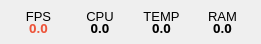
   <widget class="QWidget" name="layoutWidget">
    <property name="geometry">
     <rect>
      <x>400</x>
      <y>680</y>
      <width>261</width>
      <height>44</height>
     </rect>
    </property>
    <layout class="QGridLayout" name="gridLayout_8">
     <property name="sizeConstraint">
      <enum>QLayout::SetNoConstraint</enum>
     </property>
     <property name="horizontalSpacing">
      <number>6</number>
     </property>
     <property name="verticalSpacing">
      <number>0</number>
     </property>
     <item row="0" column="1">
      <widget class="QLabel" name="label_16">
       <property name="font">
        <font>
         <pointsize>10</pointsize>
        </font>
       </property>
       <property name="text">
        <string>CPU</string>
       </property>
       <property name="alignment">
        <set>Qt::AlignCenter</set>
       </property>
      </widget>
     </item>
     <item row="0" column="2">
      <widget class="QLabel" name="label_17">
       <property name="font">
        <font>
         <pointsize>10</pointsize>
        </font>
       </property>
       <property name="text">
        <string>TEMP</string>
       </property>
       <property name="alignment">
        <set>Qt::AlignCenter</set>
       </property>
      </widget>
     </item>
     <item row="1" column="2">
      <widget class="QLabel" name="Qlabel_temp">
       <property name="font">
        <font>
         <family>Droid Sans Fallback</family>
         <pointsize>10</pointsize>
         <weight>75</weight>
         <bold>true</bold>
        </font>
       </property>
       <property name="text">
        <string>0.0</string>
       </property>
       <property name="alignment">
        <set>Qt::AlignCenter</set>
       </property>
      </widget>
     </item>
     <item row="1" column="1">
      <widget class="QLabel" name="Qlabel_cpu">
       <property name="font">
        <font>
         <family>Droid Sans Fallback</family>
         <pointsize>10</pointsize>
         <weight>75</weight>
         <bold>true</bold>
        </font>
       </property>
       <property name="text">
        <string>0.0</string>
       </property>
       <property name="alignment">
        <set>Qt::AlignCenter</set>
       </property>
      </widget>
     </item>
     <item row="0" column="0">
      <widget class="QLabel" name="label_19">
       <property name="font">
        <font>
         <pointsize>10</pointsize>
        </font>
       </property>
       <property name="text">
        <string>FPS</string>
       </property>
       <property name="alignment">
        <set>Qt::AlignCenter</set>
       </property>
      </widget>
     </item>
     <item row="1" column="3">
      <widget class="QLabel" name="Qlabel_ram">
       <property name="font">
        <font>
         <family>Droid Sans Fallback</family>
         <pointsize>10</pointsize>
         <weight>75</weight>
         <bold>true</bold>
        </font>
       </property>
       <property name="text">
        <string>0.0</string>
       </property>
       <property name="alignment">
        <set>Qt::AlignCenter</set>
       </property>
      </widget>
     </item>
     <item row="1" column="0">
      <widget class="QLabel" name="Qlabel_fps">
       <property name="font">
        <font>
         <family>Droid Sans Fallback</family>
         <pointsize>10</pointsize>
         <weight>75</weight>
         <bold>true</bold>
        </font>
       </property>
       <property name="styleSheet">
        <string notr="true">color: rgb(237, 85, 59);</string>
       </property>
       <property name="text">
        <string>0.0</string>
       </property>
       <property name="alignment">
        <set>Qt::AlignCenter</set>
       </property>
      </widget>
     </item>
     <item row="0" column="3">
      <widget class="QLabel" name="label_27">
       <property name="font">
        <font>
         <pointsize>10</pointsize>
        </font>
       </property>
       <property name="text">
        <string>RAM</string>
       </property>
       <property name="alignment">
        <set>Qt::AlignCenter</set>
       </property>
      </widget>
     </item>
    </layout>
   </widget>
